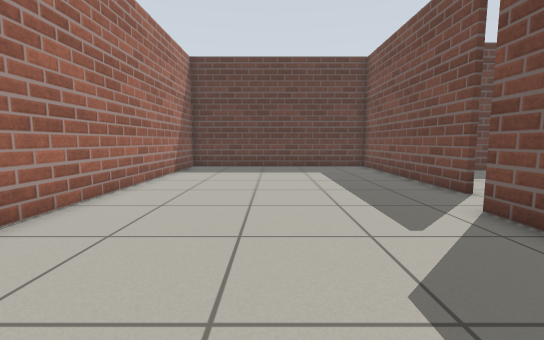
View 1 (above)

17 first-person views from a walk through a robot-simulator world made for Gazebo. The camera is 0.72 m above the floor, tilts 6° down and sees 90° across. The floor is counted in squares, 0.5 m on a side. Each view is taken from the middle of a square. On the plan, view 1 faces up. The plan holds only what a view shows up to about 13 squares ahead; the rest is blank.

View 2
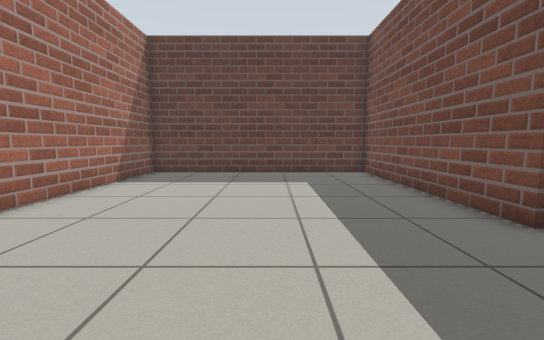

View 3
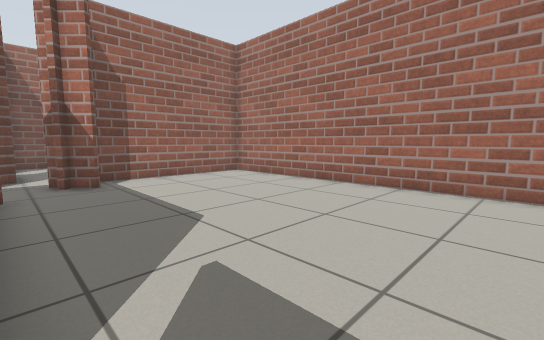

View 4
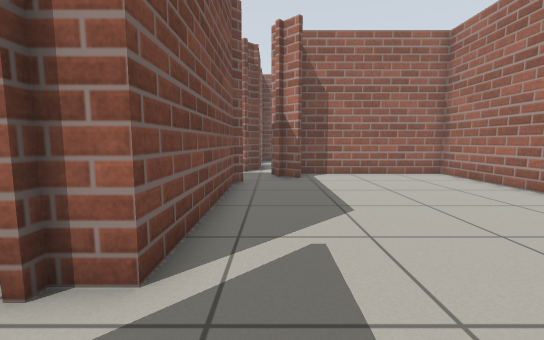

View 5
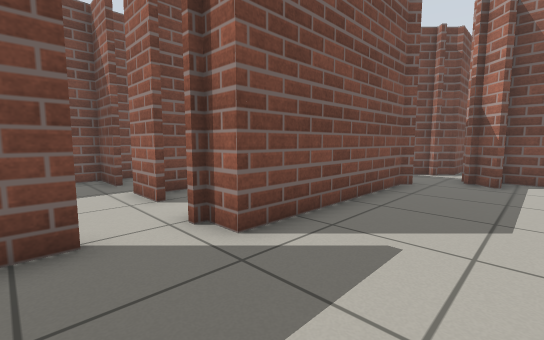

View 6
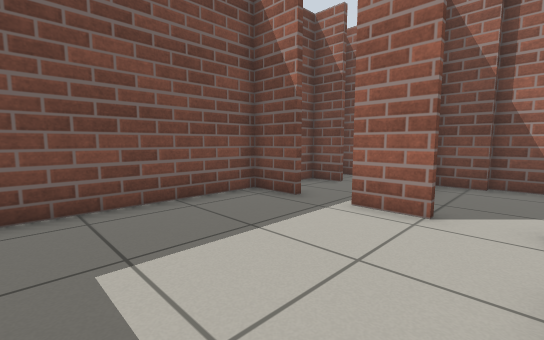

View 7
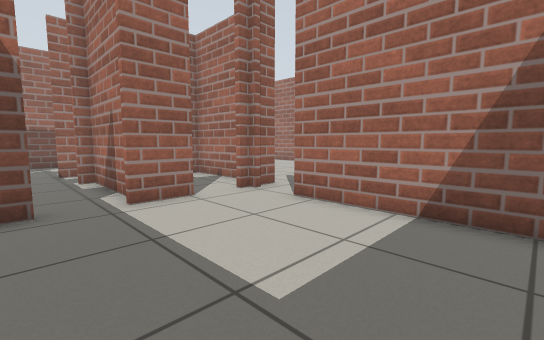

View 8
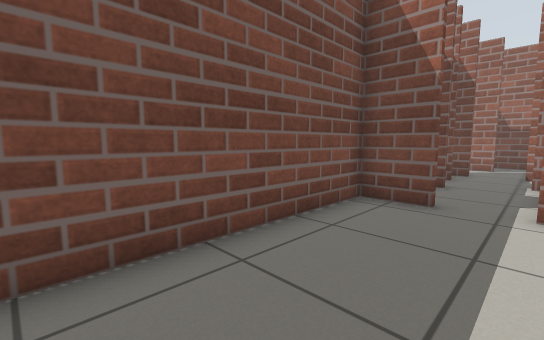

View 9
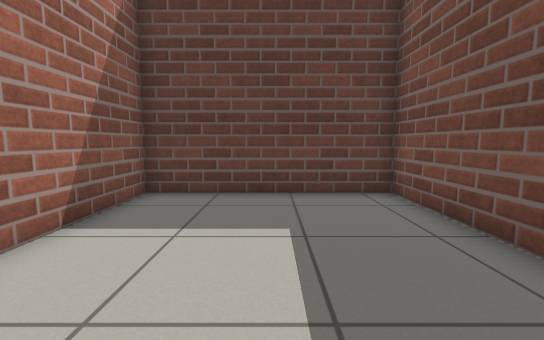

View 10
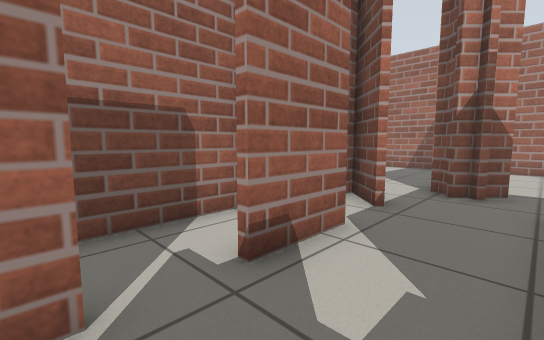

View 11
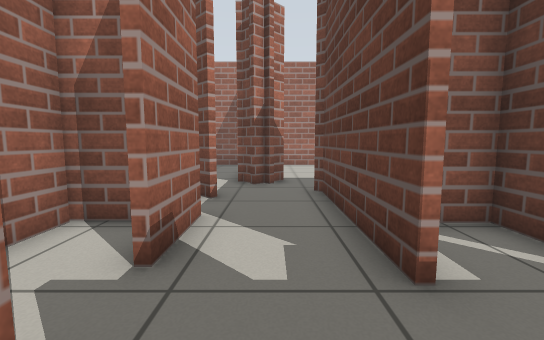

View 12
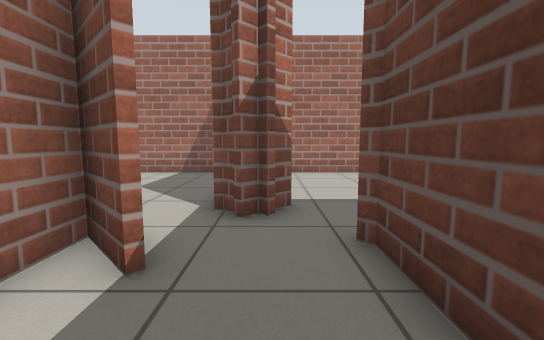

View 13
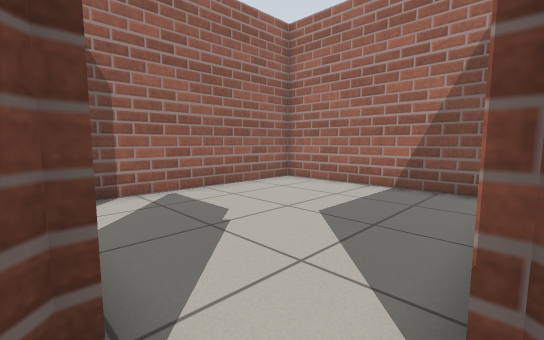

View 14
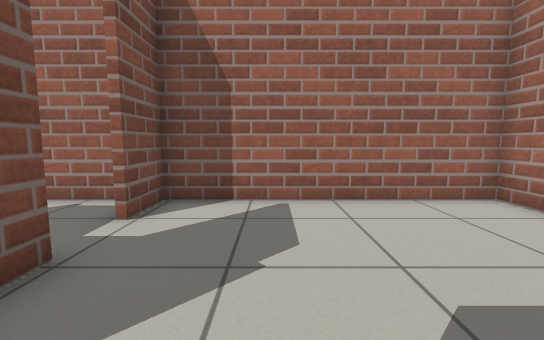

View 15
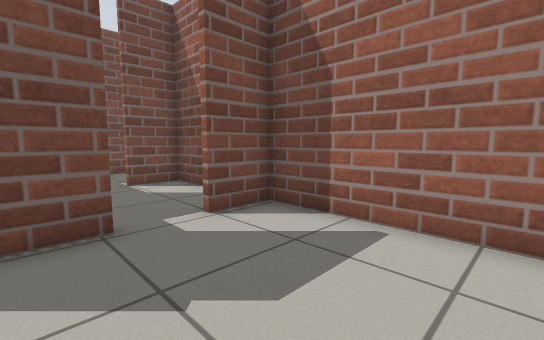

View 16
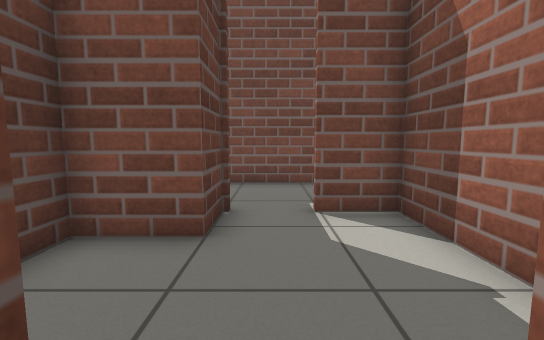

View 17
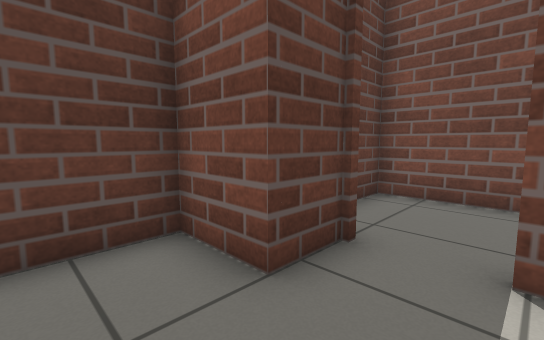

### Floor plan
Key: @ floor where view 1 was taken; # wall or solid block; . floor.
Columns run from 5 left of view 1 to 12 right of it. Each row starts with its distance up from view 1.
 16 ###########
 15 #.........#
 14 #.........#
 13 #.........########
 12 #.........#......#
 11 #.........#......#
 10 #.........#......#
  9 #.........#......#
  8 #.........#......#
  7 #................#
  6 #................#
  5 #........##..##.##
  4 #........#....#..#
  3 #........#....#..#
  2 #........#....#..#
  1 #........#..###..#
  0 #....@...####....#
 -1 #........####....#
 -2 #...........###..#
 -3 #......##.........
 -4 ########.........
 -5 #........##.###.#
 -6 #........####...
 -7 #........#..######
 -8 #........#..##...#
 -9 #................#
-10 #........#...#...#
-11 #........#...#   #
-12 ###############

Positions as (right, up) in squares from view 1, and headings:
1: (0, 0), facing up
2: (1, 3), facing up
3: (4, 7), facing down-left
4: (3, 8), facing down
5: (1, 8), facing down-right
6: (6, 11), facing down-right
7: (11, 12), facing down-left
8: (9, 12), facing down-right
9: (9, 6), facing up
10: (11, -2), facing down-left
11: (12, -3), facing left
12: (8, -3), facing left
13: (4, -4), facing down-left
14: (1, -5), facing down
15: (-1, -7), facing down-right
16: (3, -9), facing right
17: (5, -10), facing up-right
